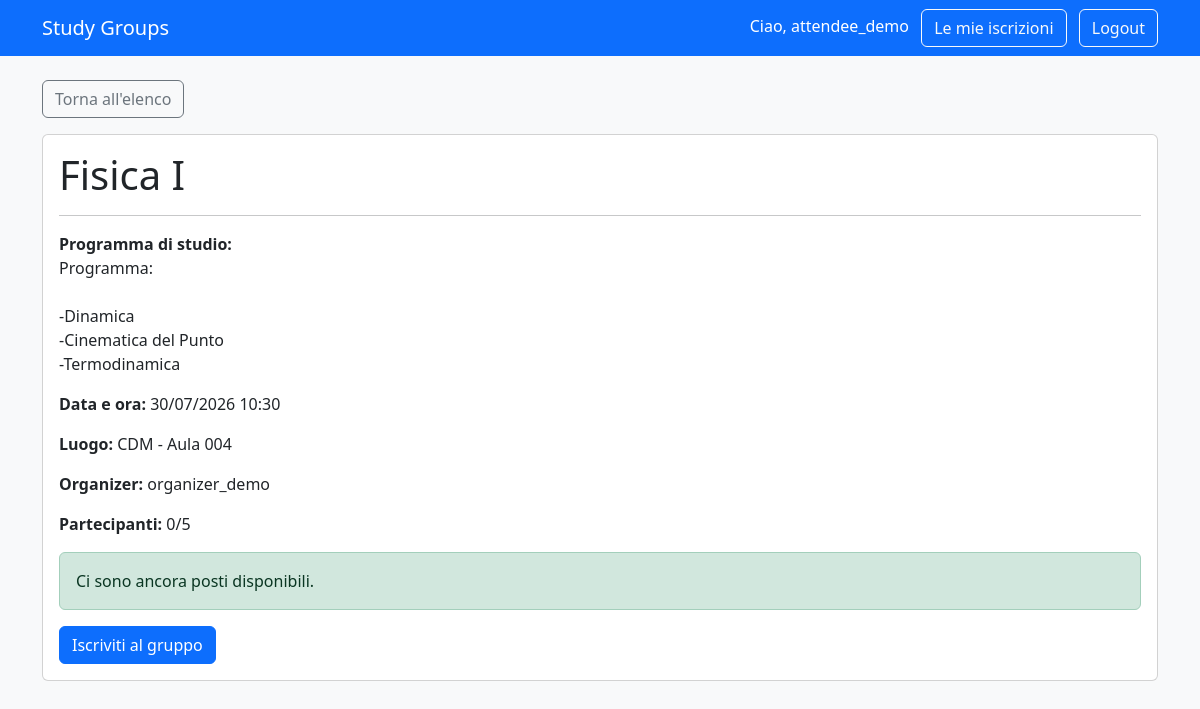
Page /group/3/ (signed in) on the committed database.
### accounts/models.py (models this page shows, shortened)
class User(AbstractUser):
    class Role(models.TextChoices):
        ATTENDEE = "ATTENDEE", "Attendee"
        ORGANIZER = "ORGANIZER", "Organizer"
    role = models.CharField(
        max_length=20,
        choices=Role.choices,
        default=Role.ATTENDEE,
    )

### groups/models.py (models this page shows, shortened)
class StudyGroup(models.Model):
    subject = models.CharField(max_length=100)
    description = models.TextField(
        help_text="Inserisci il programma o gli argomenti che saranno studiati."
    )
    scheduled_at = models.DateTimeField()
    location = models.CharField(
        max_length=150,
        help_text="Ad esempio: Centro didattico Morgagni, Biblioteca, Google Meet."
    )
    max_participants = models.PositiveIntegerField(
        validators=[MinValueValidator(1)]
    )
    organizer = models.ForeignKey(
        settings.AUTH_USER_MODEL,
        on_delete=models.CASCADE,
        related_name="organized_study_groups",
    )
    created_at = models.DateTimeField(auto_now_add=True)
    class Meta:
        ordering = ["scheduled_at"]
    @property
    def participant_count(self):
        return self.registrations.count()
    @property
    def is_full(self):
        return self.participant_count >= self.max_participants

### groups/views.py (the view)
# urls.py: path("group/<int:group_id>/", views.study_group_detail, name="study_group_detail"),
def study_group_detail(request, group_id):
    study_group = get_object_or_404(StudyGroup, id=group_id)
    is_registered = False
    if request.user.is_authenticated:
        is_registered = Registration.objects.filter(
            study_group=study_group,
            attendee=request.user,
        ).exists()
    return render(
        request,
        "groups/study_group_detail.html",
        {
            "study_group": study_group,
            "is_registered": is_registered,
        },
    )

### groups/templates/groups/study_group_detail.html (shortened to what this page needs)
{% extends "base.html" %}
{% block content %}
<a class="btn btn-outline-secondary mb-3" href="{% url 'study_group_list' %}">
    Torna all'elenco
</a>
<div class="card">
    <div class="card-body">
        <h1>{{ study_group.subject }}</h1>
        <hr>
        <p>
            <strong>Programma di studio:</strong><br>
            {{ study_group.description|linebreaksbr }}
        </p>
        <p><strong>Data e ora:</strong> {{ study_group.scheduled_at|date:"d/m/Y H:i" }}</p>
        <p><strong>Luogo:</strong> {{ study_group.location }}</p>
        <p><strong>Organizer:</strong> {{ study_group.organizer.username }}</p>
        <p><strong>Partecipanti:</strong> {{ study_group.participant_count }}/{{ study_group.max_participants }}</p>
        {% if study_group.is_full %}
            <div class="alert alert-danger">Questo gruppo ha raggiunto il numero massimo di partecipanti.</div>
        {% else %}
            <div class="alert alert-success">Ci sono ancora posti disponibili.</div>
        {% endif %}
        {% if user.is_authenticated %}
            {% if user.role == "ATTENDEE" %}
                {% if is_registered %}
                    <form method="post" action="{% url 'cancel_registration' study_group.id %}">
                        {% csrf_token %}
                        <button class="btn btn-danger" type="submit">Annulla iscrizione</button>
                    </form>
                {% elif study_group.is_full %}
                    <button class="btn btn-secondary" disabled>Gruppo completo</button>
                {% else %}
                    <form method="post" action="{% url 'register_to_group' study_group.id %}">
                        <button class="btn btn-primary" type="submit">Iscriviti al gruppo</button>
                    </form>
                {% endif %}
            {% endif %}
        {% else %}
            <p><a href="{% url 'login' %}">Accedi</a> per iscriverti a questo gruppo.</p>
        {% endif %}
    </div>
</div>
{% endblock %}

### groups/templates/base.html (shortened to what this page needs)
<!DOCTYPE html>
<html lang="it">
<head>
    <link
        href="https://cdn.jsdelivr.net/npm/bootstrap@5.3.3/dist/css/bootstrap.min.css"
        rel="stylesheet"
    >
</head>
<body class="bg-light">
    <nav class="navbar navbar-dark bg-primary">
    <div class="container">
        <a class="navbar-brand" href="{% url 'study_group_list' %}">
            Study Groups
        </a>
        <div>
            {% if user.is_authenticated %}
                <span class="text-white me-2">
                    Ciao, {{ user.username }}
                </span>
                <a class="btn btn-outline-light me-2" href="{% url 'my_registrations' %}">
                    Le mie iscrizioni
                </a>
                <form class="d-inline" method="post" action="{% url 'logout' %}">
                    <button class="btn btn-outline-light" type="submit">
                        Logout
                    </button>
                </form>
            {% endif %}
        </div>
    </div>
</nav>
    <main class="container py-4">
        {% block content %}
        {% endblock %}
    </main>
</body>
</html>

### rows in the picture
User: username "attendee_demo"
StudyGroup: subject "Fisica I", description "Programma: -Dinamica -Cinematica del Punto -Termodinamica", scheduled_at "30/07/2026 10:30", location "CDM - Aula 004", organizer.username "organizer_demo", participant_count "0", max_participants "5"
